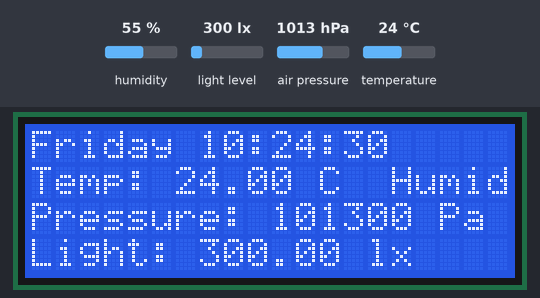
Simulated run of this sketch. Board: Arduino Uno, built with avr-gcc and run on an emulated ATmega328P. On the bench: 20×4 character LCD. The inputs (shaded band) are chosen by the test bench; at power-on: light level 300 lx, air pressure 1013 hPa, temperature 24 °C, humidity 55 %. The local clock reads 2024-03-15 10:24:30 at power-on unless the sketch sets it.

Above: at 1.2 s.
1.3 s: light level set to 40 lx
At 5.3 s:
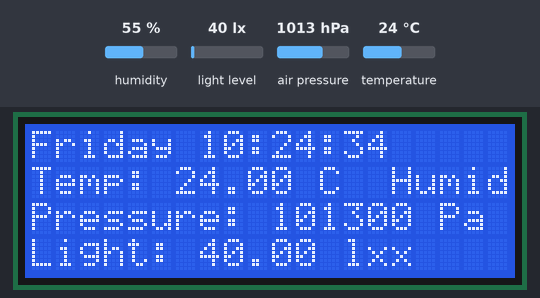
7.6 s: air pressure set to 952 hPa
At 9.2 s:
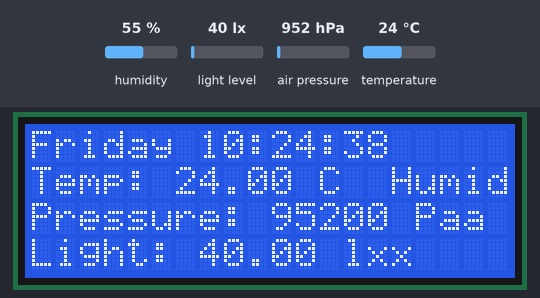
13.6 s: light level set to 500 lx
At 16.0 s:
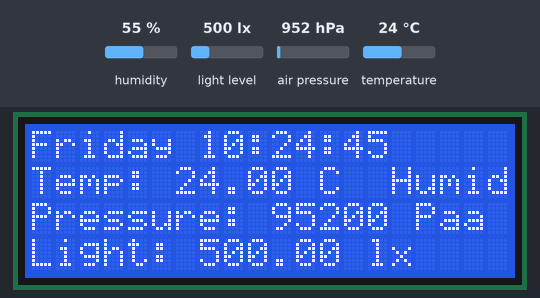
19.9 s: temperature set to 12 °C
At 24.5 s:
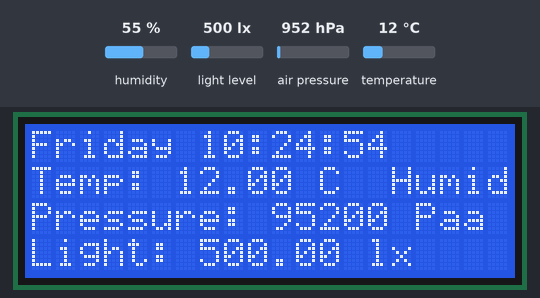
24.6 s: temperature set to 19 °C
At 28.8 s:
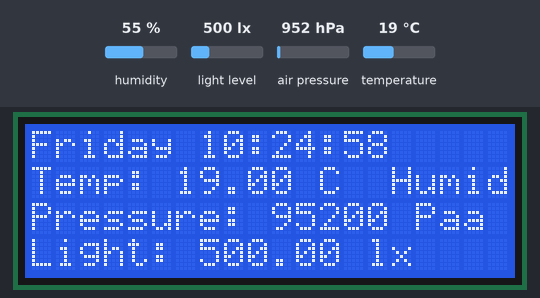
28.9 s: temperature set to 28 °C
At 33.4 s:
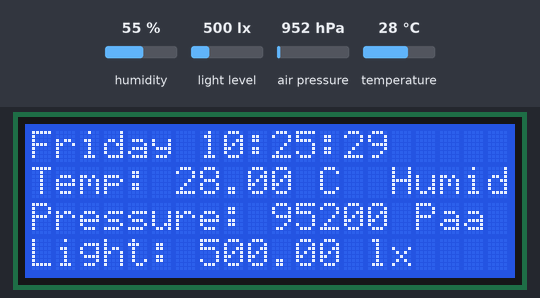
Timing chart, 0 to 34.3 s (numbered marks = the images above; inputs shaded):
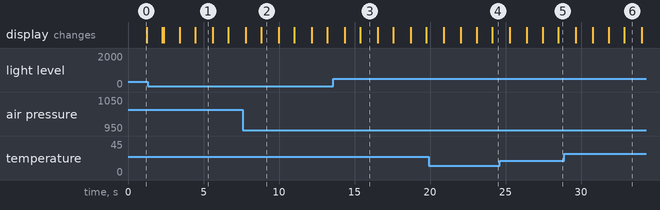

Measured:
- after the input at 1.3 s, the display: first differs from a run without the input after 1.1 s (image 1 shows a later state)
- after the input at 7.6 s, the display: first changes after 0.21 s (image 2 shows a later state)
- after the input at 13.6 s, the display: first changes after 0.76 s (image 3 shows a later state)
- what the display in image 1 shows lasts 1.1 s, from 4.5 s to 5.6 s

The sketch:

weather_station_sketch_v2.ino
```cpp
#include <RTClib.h>            // Library for Real-Time Clock (RTC)
#include <DHT.h>               // Library for Humidity and Temperature Sensor (DHT)
#include <Adafruit_BMP085.h>   // Library for Pressure Sensor (BMP085)
#include <LiquidCrystal_I2C.h> // Library for LCD Display
#include <Wire.h>              // Library for I2C communications
#include <BH1750.h>            // Library for Digital Light Sensor

// Initialize LCD display with I2C address 0x27 and dimensions 20x4
LiquidCrystal_I2C lcd(0x27, 20, 4);

// Sensor objects
Adafruit_BMP085 bmp;
RTC_DS3231 rtc;
BH1750 lightMeter;
DHT dht(3, DHT11);             // DHT sensor at pin 3, using DHT11 model

// Weekday names for displaying purposes
char daysOfTheWeek[7][12] = {"Sunday", "Monday", "Tuesday", "Wednesday", "Thursday", "Friday", "Saturday"};

// Define and initialize constants and variables
#define DHTPIN 3               // DHT sensor data pin
#define INTERPIN 2             // Interrupt pin for other functionalities

unsigned long startTime;       // Variable to track start time for timing functions
unsigned long endTime;         // Variable to track end time for timing functions

void setup() {
    Serial.begin(9600);        // Initialize serial communication at 9600 bps
    lcd.begin();               // Initialize LCD
    lcd.backlight();           // Turn on the LCD backlight

    // Initialize sensors
    if (!bmp.begin()) {
        Serial.println("Could not find BMP085 or BMP180 sensor!");
        while (1);
    }
    if (!rtc.begin()) {
        Serial.println("Couldn't find RTC");
        while (1);
    }
    if (rtc.lostPower()) {
        Serial.println("RTC lost power, setting the time!");
        rtc.adjust(DateTime(F(__DATE__), F(__TIME__))); // Set RTC to the compile date & time
    }
    lightMeter.begin(BH1750::CONTINUOUS_HIGH_RES_MODE); // Initialize light sensor
    dht.begin();               // Initialize DHT sensor

    pinMode(INTERPIN, INPUT);  // Set interrupt pin as input
}

// Main loop to read and display sensor data
void loop() {
    // Get current time from RTC
    DateTime now = rtc.now();

    // Display date and time on LCD
    lcd.setCursor(0, 0);
    lcd.print(daysOfTheWeek[now.dayOfTheWeek()]);
    lcd.print(" ");
    lcd.print(now.hour());
    lcd.print(":");
    lcd.print(now.minute());
    lcd.print(":");
    lcd.print(now.second());

    // Read and display temperature and humidity from DHT sensor
    float h = dht.readHumidity();
    float t = dht.readTemperature();
    if (isnan(h) || isnan(t)) {
        Serial.println("Failed to read from DHT sensor!");
    } else {
        lcd.setCursor(0, 1);
        lcd.print("Temp: ");
        lcd.print(t);
        lcd.print(" C  Humidity: ");
        lcd.print(h);
        lcd.print("%");
    }

    // Read and display pressure from BMP sensor
    lcd.setCursor(0, 2);
    lcd.print("Pressure: ");
    lcd.print(bmp.readPressure());
    lcd.print(" Pa");

    // Read and display light level from BH1750 sensor
    lcd.setCursor(0, 3);
    lcd.print("Light: ");
    lcd.print(lightMeter.readLightLevel());
    lcd.print(" lx");

    delay(1000); // Update readings every second
}
```
